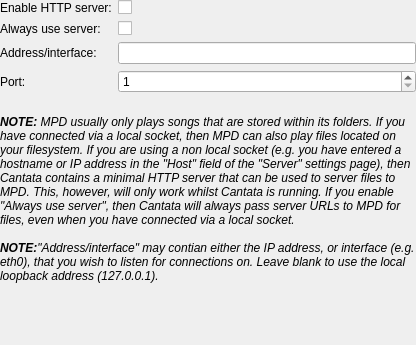
<?xml version="1.0" encoding="UTF-8"?>
<ui version="4.0">
 <class>HttpServerSettings</class>
 <widget class="QWidget" name="HttpServerSettings">
  <property name="geometry">
   <rect>
    <x>0</x>
    <y>0</y>
    <width>416</width>
    <height>345</height>
   </rect>
  </property>
  <layout class="QVBoxLayout" name="verticalLayout">
   <property name="margin">
    <number>0</number>
   </property>
   <item>
    <layout class="QFormLayout" name="formLayout">
     <item row="0" column="0">
      <widget class="BuddyLabel" name="label">
       <property name="text">
        <string>Enable HTTP server:</string>
       </property>
       <property name="buddy">
        <cstring>enableHttp</cstring>
       </property>
      </widget>
     </item>
     <item row="0" column="1">
      <widget class="OnOffButton" name="enableHttp">
       <property name="text">
        <string/>
       </property>
      </widget>
     </item>
     <item row="1" column="0">
      <widget class="BuddyLabel" name="label_2">
       <property name="text">
        <string>Always use server:</string>
       </property>
       <property name="buddy">
        <cstring>alwaysUseHttp</cstring>
       </property>
      </widget>
     </item>
     <item row="1" column="1">
      <widget class="OnOffButton" name="alwaysUseHttp">
       <property name="text">
        <string/>
       </property>
      </widget>
     </item>
     <item row="3" column="0">
      <widget class="BuddyLabel" name="label_3">
       <property name="text">
        <string>Port:</string>
       </property>
       <property name="buddy">
        <cstring>httpPort</cstring>
       </property>
      </widget>
     </item>
     <item row="3" column="1">
      <widget class="SpinBox" name="httpPort">
       <property name="minimum">
        <number>1</number>
       </property>
       <property name="maximum">
        <number>65535</number>
       </property>
      </widget>
     </item>
     <item row="2" column="0">
      <widget class="BuddyLabel" name="label_5">
       <property name="text">
        <string>Address/interface:</string>
       </property>
       <property name="buddy">
        <cstring>httpAddress</cstring>
       </property>
      </widget>
     </item>
     <item row="2" column="1">
      <widget class="LineEdit" name="httpAddress"/>
     </item>
    </layout>
   </item>
   <item>
    <spacer name="verticalSpacer_2">
     <property name="orientation">
      <enum>Qt::Vertical</enum>
     </property>
     <property name="sizeType">
      <enum>QSizePolicy::Fixed</enum>
     </property>
     <property name="sizeHint" stdset="0">
      <size>
       <width>20</width>
       <height>16</height>
      </size>
     </property>
    </spacer>
   </item>
   <item>
    <widget class="QLabel" name="label_4">
     <property name="text">
      <string>&lt;i&gt;&lt;b&gt;NOTE:&lt;/b&gt; MPD usually only plays songs that are stored within its folders. If you have connected via a local socket, then MPD can also play files located on your filesystem. If you are using a non local socket (e.g. you have entered a hostname or IP address in the &quot;Host&quot; field of the &quot;Server&quot; settings page), then Cantata contains a minimal HTTP server that can be used to server files to MPD. This, however, will only work whilst Cantata is running.  If you enable &quot;Always use server&quot;, then Cantata will always pass server URLs to MPD for files, even when you have  connected via a local socket.&lt;br/&gt;&lt;br/&gt;
&lt;b&gt;NOTE:&lt;/b&gt;&quot;Address/interface&quot; may contian either the IP address, or interface (e.g. eth0), that you wish to listen for connections on. Leave blank to use the local loopback address (127.0.0.1).&lt;/i&gt;&lt;/i&gt;</string>
     </property>
     <property name="wordWrap">
      <bool>true</bool>
     </property>
    </widget>
   </item>
   <item>
    <spacer name="verticalSpacer">
     <property name="orientation">
      <enum>Qt::Vertical</enum>
     </property>
     <property name="sizeHint" stdset="0">
      <size>
       <width>20</width>
       <height>13</height>
      </size>
     </property>
    </spacer>
   </item>
  </layout>
 </widget>
 <customwidgets>
  <customwidget>
   <class>OnOffButton</class>
   <extends>QCheckBox</extends>
   <header>onoffbutton.h</header>
  </customwidget>
  <customwidget>
   <class>LineEdit</class>
   <extends>QLineEdit</extends>
   <header>lineedit.h</header>
  </customwidget>
  <customwidget>
   <class>BuddyLabel</class>
   <extends>QLabel</extends>
   <header>buddylabel.h</header>
  </customwidget>
  <customwidget>
   <class>SpinBox</class>
   <extends>QSpinBox</extends>
   <header>spinbox.h</header>
  </customwidget>
 </customwidgets>
 <tabstops>
  <tabstop>enableHttp</tabstop>
  <tabstop>alwaysUseHttp</tabstop>
  <tabstop>httpAddress</tabstop>
  <tabstop>httpPort</tabstop>
 </tabstops>
 <resources/>
 <connections>
  <connection>
   <sender>enableHttp</sender>
   <signal>toggled(bool)</signal>
   <receiver>httpPort</receiver>
   <slot>setEnabled(bool)</slot>
   <hints>
    <hint type="sourcelabel">
     <x>120</x>
     <y>7</y>
    </hint>
    <hint type="destinationlabel">
     <x>148</x>
     <y>61</y>
    </hint>
   </hints>
  </connection>
  <connection>
   <sender>enableHttp</sender>
   <signal>toggled(bool)</signal>
   <receiver>alwaysUseHttp</receiver>
   <slot>setEnabled(bool)</slot>
   <hints>
    <hint type="sourcelabel">
     <x>126</x>
     <y>19</y>
    </hint>
    <hint type="destinationlabel">
     <x>128</x>
     <y>44</y>
    </hint>
   </hints>
  </connection>
 </connections>
</ui>
